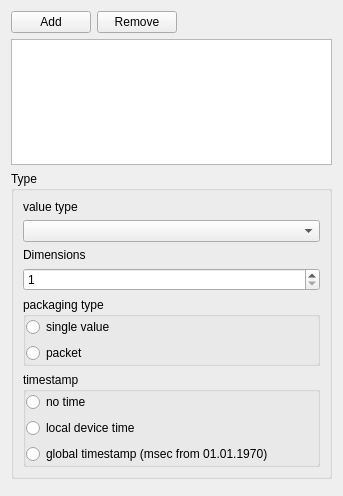
<?xml version="1.0" encoding="UTF-8"?>
<ui version="4.0">
 <class>SensorsEditor</class>
 <widget class="QWidget" name="SensorsEditor">
  <property name="geometry">
   <rect>
    <x>0</x>
    <y>0</y>
    <width>343</width>
    <height>496</height>
   </rect>
  </property>
  <property name="windowTitle">
   <string>Form</string>
  </property>
  <layout class="QVBoxLayout" name="verticalLayout_2">
   <item>
    <widget class="QWidget" name="widget_4" native="true">
     <layout class="QHBoxLayout" name="horizontalLayout_5">
      <property name="leftMargin">
       <number>0</number>
      </property>
      <property name="topMargin">
       <number>0</number>
      </property>
      <property name="rightMargin">
       <number>0</number>
      </property>
      <property name="bottomMargin">
       <number>0</number>
      </property>
      <item>
       <widget class="QPushButton" name="addBtn">
        <property name="text">
         <string>Add</string>
        </property>
       </widget>
      </item>
      <item>
       <widget class="QPushButton" name="delBtn">
        <property name="text">
         <string>Remove</string>
        </property>
       </widget>
      </item>
      <item>
       <spacer name="horizontalSpacer_3">
        <property name="orientation">
         <enum>Qt::Horizontal</enum>
        </property>
        <property name="sizeHint" stdset="0">
         <size>
          <width>81</width>
          <height>20</height>
         </size>
        </property>
       </spacer>
      </item>
     </layout>
    </widget>
   </item>
   <item>
    <widget class="QListWidget" name="sensorsTree"/>
   </item>
   <item>
    <widget class="QGroupBox" name="typeGroup">
     <property name="title">
      <string>Type</string>
     </property>
     <layout class="QVBoxLayout" name="verticalLayout_7">
      <item>
       <widget class="QLabel" name="label_4">
        <property name="text">
         <string>value type</string>
        </property>
       </widget>
      </item>
      <item>
       <widget class="QComboBox" name="valTypeSelect"/>
      </item>
      <item>
       <widget class="QLabel" name="label">
        <property name="text">
         <string>Dimensions</string>
        </property>
       </widget>
      </item>
      <item>
       <widget class="QSpinBox" name="dimEdit">
        <property name="minimum">
         <number>1</number>
        </property>
        <property name="maximum">
         <number>2147483647</number>
        </property>
       </widget>
      </item>
      <item>
       <widget class="QGroupBox" name="groupBox">
        <property name="title">
         <string>packaging type</string>
        </property>
        <layout class="QVBoxLayout" name="verticalLayout">
         <property name="leftMargin">
          <number>0</number>
         </property>
         <property name="topMargin">
          <number>0</number>
         </property>
         <property name="rightMargin">
          <number>0</number>
         </property>
         <property name="bottomMargin">
          <number>0</number>
         </property>
         <item>
          <widget class="QRadioButton" name="singleValueBtn">
           <property name="text">
            <string>single value</string>
           </property>
          </widget>
         </item>
         <item>
          <widget class="QRadioButton" name="packetValueBtn">
           <property name="text">
            <string>packet</string>
           </property>
          </widget>
         </item>
        </layout>
       </widget>
      </item>
      <item>
       <widget class="QGroupBox" name="timestampGroup">
        <property name="title">
         <string>timestamp</string>
        </property>
        <layout class="QVBoxLayout" name="verticalLayout_5">
         <property name="leftMargin">
          <number>0</number>
         </property>
         <property name="topMargin">
          <number>0</number>
         </property>
         <property name="rightMargin">
          <number>0</number>
         </property>
         <property name="bottomMargin">
          <number>0</number>
         </property>
         <item>
          <widget class="QRadioButton" name="noTimeBtn">
           <property name="text">
            <string>no time</string>
           </property>
          </widget>
         </item>
         <item>
          <widget class="QRadioButton" name="localTimeBtn">
           <property name="text">
            <string>local device time</string>
           </property>
          </widget>
         </item>
         <item>
          <widget class="QRadioButton" name="globalTimeBtn">
           <property name="text">
            <string>global timestamp (msec from 01.01.1970)</string>
           </property>
          </widget>
         </item>
        </layout>
       </widget>
      </item>
     </layout>
    </widget>
   </item>
   <item>
    <widget class="QWidget" name="widget_5" native="true">
     <layout class="QHBoxLayout" name="horizontalLayout_6">
      <property name="leftMargin">
       <number>0</number>
      </property>
      <property name="topMargin">
       <number>0</number>
      </property>
      <property name="rightMargin">
       <number>0</number>
      </property>
      <property name="bottomMargin">
       <number>0</number>
      </property>
     </layout>
    </widget>
   </item>
  </layout>
 </widget>
 <resources/>
 <connections/>
</ui>
